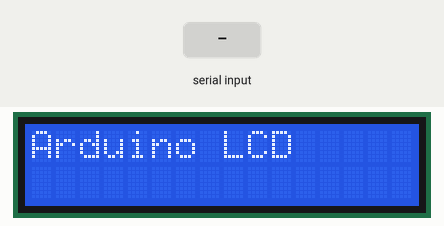
Simulated run of this sketch. Board: Arduino Uno, built with avr-gcc and run on an emulated ATmega328P. Parts: 16×2 character LCD. The test bench sets the inputs (shaded band).

Above: at 1.2 s.
1.3 s: "C90\n" received over Serial
At 2.5 s:
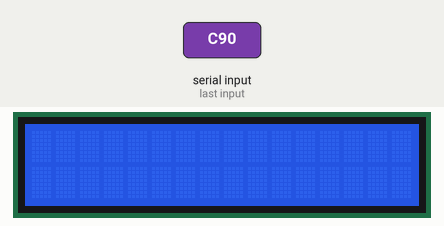
2.8 s: "W90\n" received over Serial
At 3.7 s:
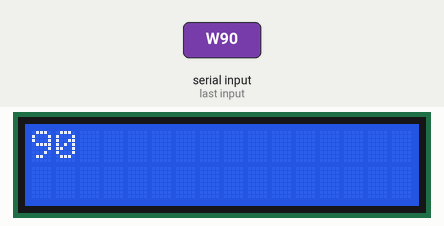
Timing chart, 0 to 5.8 s (numbered marks = the images above; inputs shaded):
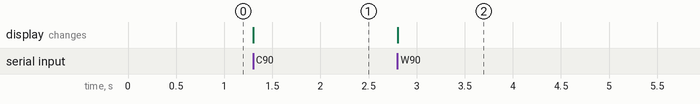

Measured:
- after the input at 1.3 s, the display: changes at once (image 1)
- after the input at 2.8 s, the display: changes at once (image 2)

The sketch:

lcd_arduino.ino
```cpp
#include <LiquidCrystal.h>

// initialize the library by associating any needed LCD interface pin
// with the arduino pin number it is connected to
const int rs = 12, en = 11, d4 = 5, d5 = 4, d6 = 3, d7 = 2;
LiquidCrystal lcd(rs, en, d4, d5, d6, d7);

void setup() {
  // set up the LCD's number of columns and rows:
  lcd.begin(16, 2);
  lcd.clear();
  lcd.print("Arduino LCD");
  Serial.begin(9600);  // Start Serial communication
}

void loop() {
  if (Serial.available() > 0) {
    char command = Serial.read();

    // Befehle vom Raspberry Pi verarbeiten
    if (command == 'C') {
      lcd.clear();
    }
    else if (command == 'M') {
      int column = Serial.parseInt();
      int row = Serial.parseInt();
      lcd.setCursor(column, row);
    }
    else if (command == 'W') {
      String text = Serial.readStringUntil('\n');
      lcd.print(text);
    }
  }
}
```
